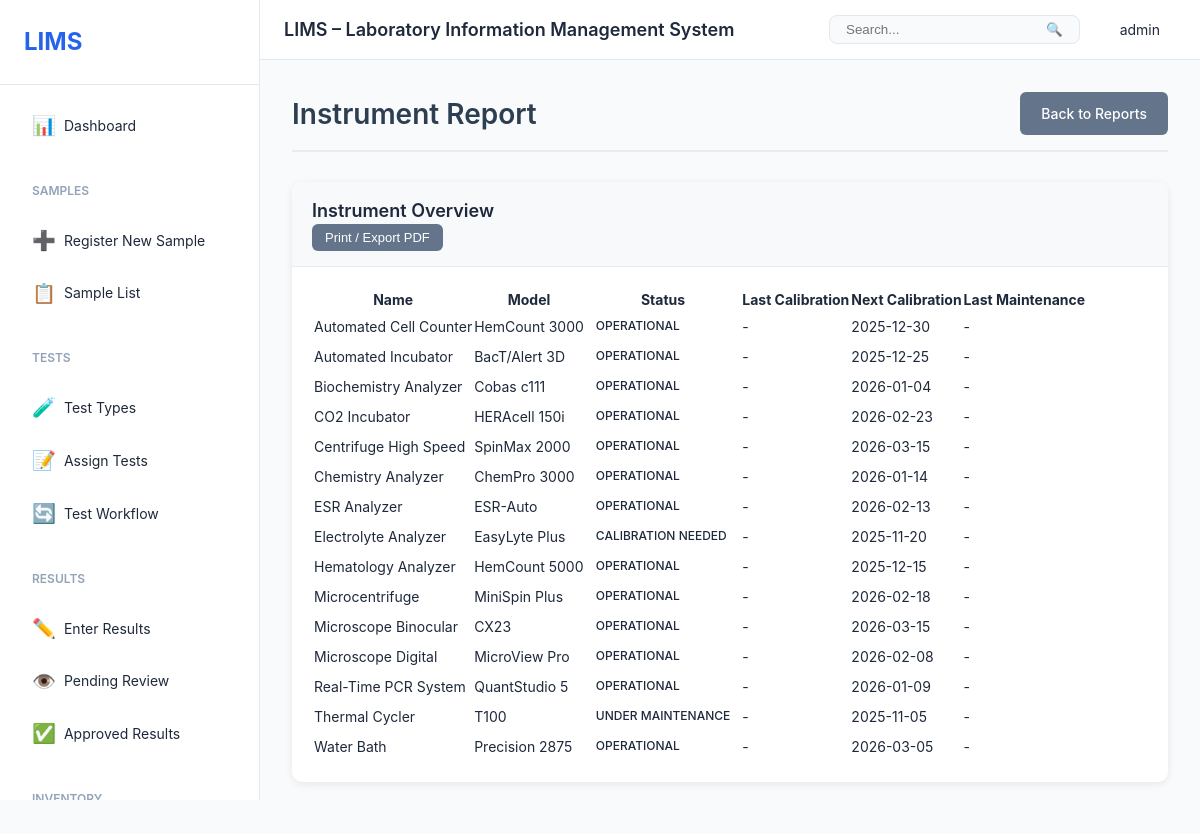
Page /reports/instruments/ (signed in) on the committed database.
### users/models.py (models this page shows, shortened)
class User(AbstractUser):
    role = models.ForeignKey(Role, on_delete=models.SET_NULL, null=True, blank=True)
    phone = models.CharField(max_length=20, blank=True)
    department = models.CharField(max_length=100, blank=True)
    employee_id = models.CharField(max_length=50, blank=True, unique=True)
    is_active = models.BooleanField(default=True)
    created_at = models.DateTimeField(auto_now_add=True)
    updated_at = models.DateTimeField(auto_now=True)
    class Meta:
        db_table = 'users'
        ordering = ['username']

### instruments/models.py (models this page shows, shortened)
class Instrument(models.Model):
    STATUS_CHOICES = [
        ('operational', 'Operational'),
        ('maintenance', 'Under Maintenance'),
        ('calibration', 'Calibration Needed'),
        ('offline', 'Offline'),
    ]
    name = models.CharField(max_length=200)
    model = models.CharField(max_length=200)
    serial_number = models.CharField(max_length=100, unique=True)
    manufacturer = models.CharField(max_length=200)
    location = models.CharField(max_length=200)
    status = models.CharField(max_length=50, choices=STATUS_CHOICES, default='operational')
    purchase_date = models.DateField(null=True, blank=True)
    last_calibration_date = models.DateField(null=True, blank=True)
    next_calibration_date = models.DateField(null=True, blank=True)
    calibration_frequency = models.IntegerField(help_text='Days between calibrations', default=365)
    notes = models.TextField(blank=True)
    created_at = models.DateTimeField(auto_now_add=True)
    updated_at = models.DateTimeField(auto_now=True)
    class Meta:
        db_table = 'instruments'
        ordering = ['name']

### reports/views.py (the view, shortened to what this page needs)
# urls.py: path('instruments/', views.instrument_report, name='instrument_report'),
@login_required
def instrument_report(request):
    export = request.GET.get('export')
    instruments = Instrument.objects.all()
    context = {
        'instruments': instruments,
    }
    return render(request, 'reports/instrument_report.html', context)

### templates/reports/instrument_report.html (shortened to what this page needs)
{% extends 'base.html' %}
{% block content %}
<div class="page-header">
    <h1>Instrument Report</h1>
    <a href="{% url 'reports:dashboard' %}" class="btn btn-secondary">Back to Reports</a>
</div>
<div class="card">
    <div class="card-header">
        <h3>Instrument Overview</h3>
        <button onclick="window.print()" class="btn btn-sm btn-secondary">Print / Export PDF</button>
    </div>
    <div class="card-body">
        {% if instruments %}
        <table class="data-table">
            <thead>
                <tr>
                    <th>Name</th>
                    <th>Model</th>
                    <th>Status</th>
                    <th>Last Calibration</th>
                    <th>Next Calibration</th>
                    <th>Last Maintenance</th>
                </tr>
            </thead>
            <tbody>
                {% for instrument in instruments %}
                <tr>
                    <td>{{ instrument.name }}</td>
                    <td>{{ instrument.model|default:'-' }}</td>
                    <td><span class="badge">{{ instrument.get_status_display }}</span></td>
                    <td>{{ instrument.last_calibration|date:"Y-m-d"|default:'-' }}</td>
                    <td>{{ instrument.next_calibration_date|date:"Y-m-d"|default:'-' }}</td>
                    <td>{{ instrument.last_maintenance|date:"Y-m-d"|default:'-' }}</td>
                </tr>
                {% endfor %}
            </tbody>
        </table>
        {% else %}
        <p class="text-muted">No instruments found.</p>
        {% endif %}
    </div>
</div>
{% endblock %}

### templates/base.html (shortened to what this page needs)
{% load static %}
<!DOCTYPE html>
<html lang="en">
<head>
    <link rel="stylesheet" href="{% static 'css/style.css' %}">
    <link rel="stylesheet" href="{% static 'css/labs.css' %}">
    <link rel="stylesheet" href="https://cdnjs.cloudflare.com/ajax/libs/font-awesome/5.15.4/css/all.min.css">
</head>
<body>
    <div class="layout">
        <aside class="sidebar" id="sidebar">
            <div class="sidebar-header">
                <h2>LIMS</h2>
            </div>
            <nav class="sidebar-nav">
                <a href="{% url 'dashboard:dashboard' %}" class="nav-item {% if request.resolver_match.url_name == 'dashboard' %}active{% endif %}">
                    <span class="icon">📊</span>
                    <span>Dashboard</span>
                </a>
                <div class="nav-group">
                    <div class="nav-group-title">Samples</div>
                    <a href="{% url 'samples:sample_create' %}" class="nav-item">
                        <span class="icon">➕</span>
                        <span>Register New Sample</span>
                    </a>
                    <a href="{% url 'samples:sample_list' %}" class="nav-item">
                        <span class="icon">📋</span>
                        <span>Sample List</span>
                    </a>
                </div>
                <div class="nav-group">
                    <div class="nav-group-title">Tests</div>
                    <a href="{% url 'tests:test_type_list' %}" class="nav-item">
                        <span class="icon">🧪</span>
                        <span>Test Types</span>
                    </a>
                    <a href="{% url 'tests:assign_test' %}" class="nav-item">
                        <span class="icon">📝</span>
                        <span>Assign Tests</span>
                    </a>
                    <a href="{% url 'tests:test_workflow' %}" class="nav-item">
                        <span class="icon">🔄</span>
                        <span>Test Workflow</span>
                    </a>
                </div>
                <div class="nav-group">
                    <div class="nav-group-title">Results</div>
                    <a href="{% url 'results:result_list' %}" class="nav-item">
                        <span class="icon">✏️</span>
                        <span>Enter Results</span>
                    </a>
                    <a href="{% url 'results:review_results' %}" class="nav-item">
                        <span class="icon">👁️</span>
                        <span>Pending Review</span>
                    </a>
                    <a href="{% url 'results:approved_results' %}" class="nav-item">
                        <span class="icon">✅</span>
                        <span>Approved Results</span>
                    </a>
                </div>
                <div class="nav-group">
                    <div class="nav-group-title">Inventory</div>
                </div>
            </nav>
        </aside>
        <div class="main-content">
            <header class="top-header">
                <div class="header-left">
                    <h1>LIMS – Laboratory Information Management System</h1>
                </div>
                <div class="header-right">
                    <div class="search-box">
                        <input type="text" placeholder="Search..." id="globalSearch">
                        <button>🔍</button>
                    </div>
                    <div class="user-menu">
                        <span>{{ user.get_full_name|default:user.username }}</span>
                    </div>
                </div>
            </header>
            <div class="page-content">
                {% block content %}{% endblock %}
            </div>
        </div>
    </div>
</body>
</html>

### static/css/style.css (style rules this page uses)
* { margin: 0; padding: 0; box-sizing: border-box; }
:root { --primary-color: #2563eb; --secondary-color: #64748b; --success-color: #10b981; --warning-color: #f59e0b; --danger-color: #ef4444; --info-color: #3b82f6; --bg-primary: #ffffff; --bg-secondary: #f8fafc; --bg-tertiary: #f1f5f9; --border-color: #e2e8f0; --text-primary: #1e293b; --text-secondary: #64748b; --text-muted: #94a3b8; --spacing-xs: 0.25rem; --spacing-sm: 0.5rem; --spacing-md: 1rem; --spacing-lg: 1.5rem; --spacing-xl: 2rem; --shadow-sm: 0 1px 2px rgba(0, 0, 0, 0.05); --shadow-md: 0 4px 6px rgba(0, 0, 0, 0.07); --shadow-lg: 0 10px 15px rgba(0, 0, 0, 0.1); --radius-sm: 0.25rem; --radius-md: 0.5rem; --radius-lg: 0.75rem; --sidebar-width: 260px; --header-height: 60px; }
body { font-family: 'Inter', -apple-system, BlinkMacSystemFont, 'Segoe UI', 'Roboto', sans-serif; font-size: 14px; line-height: 1.5; color: var(--text-primary); background-color: var(--bg-secondary); }
a { color: var(--primary-color); text-decoration: none; }
.layout { display: flex; min-height: 100vh; }
.sidebar { width: var(--sidebar-width); background: var(--bg-primary); border-right: 1px solid var(--border-color); position: fixed; height: 100vh; overflow-y: auto; z-index: 1000; }
.sidebar-header { padding: var(--spacing-lg); border-bottom: 1px solid var(--border-color); }
.sidebar-header h2 { font-size: 1.5rem; font-weight: 700; color: var(--primary-color); }
.sidebar-nav { padding: var(--spacing-md); }
.nav-item { display: flex; align-items: center; padding: 0.625rem var(--spacing-md); margin-bottom: var(--spacing-xs); color: var(--text-primary); border-radius: var(--radius-md); transition: all 0.2s; }
.nav-item .icon { margin-right: var(--spacing-sm); font-size: 1.2rem; }
.nav-group { margin-top: var(--spacing-lg); }
.nav-group-title { font-size: 0.75rem; font-weight: 600; text-transform: uppercase; color: var(--text-muted); padding: var(--spacing-sm) var(--spacing-md); margin-bottom: var(--spacing-sm); }
.main-content { flex: 1; margin-left: var(--sidebar-width); display: flex; flex-direction: column; }
.top-header { height: var(--header-height); background: var(--bg-primary); border-bottom: 1px solid var(--border-color); display: flex; align-items: center; justify-content: space-between; padding: 0 var(--spacing-lg); position: sticky; top: 0; z-index: 999; }
.header-left { display: flex; align-items: center; gap: var(--spacing-md); }
.header-left h1 { font-size: 1.125rem; font-weight: 600; color: var(--text-primary); }
.header-right { display: flex; align-items: center; gap: var(--spacing-lg); }
.search-box { display: flex; align-items: center; background: var(--bg-secondary); border: 1px solid var(--border-color); border-radius: var(--radius-md); padding: 0.375rem var(--spacing-sm); }
.search-box input { border: none; background: none; outline: none; padding: 0 var(--spacing-sm); min-width: 200px; }
.search-box button { background: none; border: none; cursor: pointer; padding: 0 var(--spacing-sm); }
.user-menu { position: relative; cursor: pointer; padding: var(--spacing-sm) var(--spacing-md); border-radius: var(--radius-md); }
.page-content { flex: 1; padding: var(--spacing-xl); }
.card { background: var(--bg-primary); border: 1px solid var(--border-color); border-radius: var(--radius-lg); box-shadow: var(--shadow-sm); margin-bottom: var(--spacing-lg); }
.card-header { padding: var(--spacing-lg); border-bottom: 1px solid var(--border-color); }
.card-header h3 { font-size: 1.125rem; font-weight: 600; }
.card-body { padding: var(--spacing-lg); }
.btn { display: inline-block; padding: 0.5rem 1rem; font-size: 0.875rem; font-weight: 500; border-radius: var(--radius-md); border: 1px solid transparent; cursor: pointer; transition: all 0.2s; text-align: center; }
.btn-secondary { background: var(--secondary-color); color: white; }
.btn-sm { padding: 0.25rem 0.5rem; font-size: 0.75rem; }
.badge { display: inline-block; padding: 0.25rem 0.5rem; font-size: 0.75rem; font-weight: 600; border-radius: var(--radius-sm); text-transform: uppercase; }
.page-header { display: flex; justify-content: space-between; align-items: center; margin-bottom: var(--spacing-xl); }

### rows in the picture
User: get_full_name "admin"
Instrument: name "Automated Cell Counter", model "HemCount 3000", status "OPERATIONAL", last_calibration "-", next_calibration_date "2025-12-30", last_maintenance "-"
Instrument: name "Automated Incubator", model "BacT/Alert 3D", status "OPERATIONAL", last_calibration "-", next_calibration_date "2025-12-25", last_maintenance "-"
Instrument: name "Biochemistry Analyzer", model "Cobas c111", status "OPERATIONAL", last_calibration "-", next_calibration_date "2026-01-04", last_maintenance "-"
Instrument: name "CO2 Incubator", model "HERAcell 150i", status "OPERATIONAL", last_calibration "-", next_calibration_date "2026-02-23", last_maintenance "-"
Instrument: name "Centrifuge High Speed", model "SpinMax 2000", status "OPERATIONAL", last_calibration "-", next_calibration_date "2026-03-15", last_maintenance "-"
Instrument: name "Chemistry Analyzer", model "ChemPro 3000", status "OPERATIONAL", last_calibration "-", next_calibration_date "2026-01-14", last_maintenance "-"
Instrument: name "ESR Analyzer", model "ESR-Auto", status "OPERATIONAL", last_calibration "-", next_calibration_date "2026-02-13", last_maintenance "-"
Instrument: name "Electrolyte Analyzer", model "EasyLyte Plus", status "CALIBRATION NEEDED", last_calibration "-", next_calibration_date "2025-11-20", last_maintenance "-"
Instrument: name "Hematology Analyzer", model "HemCount 5000", status "OPERATIONAL", last_calibration "-", next_calibration_date "2025-12-15", last_maintenance "-"
Instrument: name "Microcentrifuge", model "MiniSpin Plus", status "OPERATIONAL", last_calibration "-", next_calibration_date "2026-02-18", last_maintenance "-"
Instrument: name "Microscope Binocular", model "CX23", status "OPERATIONAL", last_calibration "-", next_calibration_date "2026-03-15", last_maintenance "-"
Instrument: name "Microscope Digital", model "MicroView Pro", status "OPERATIONAL", last_calibration "-", next_calibration_date "2026-02-08", last_maintenance "-"
Instrument: name "Real-Time PCR System", model "QuantStudio 5", status "OPERATIONAL", last_calibration "-", next_calibration_date "2026-01-09", last_maintenance "-"
Instrument: name "Thermal Cycler", model "T100", status "UNDER MAINTENANCE", last_calibration "-", next_calibration_date "2025-11-05", last_maintenance "-"
Instrument: name "Water Bath", model "Precision 2875", status "OPERATIONAL", last_calibration "-", next_calibration_date "2026-03-05", last_maintenance "-"
